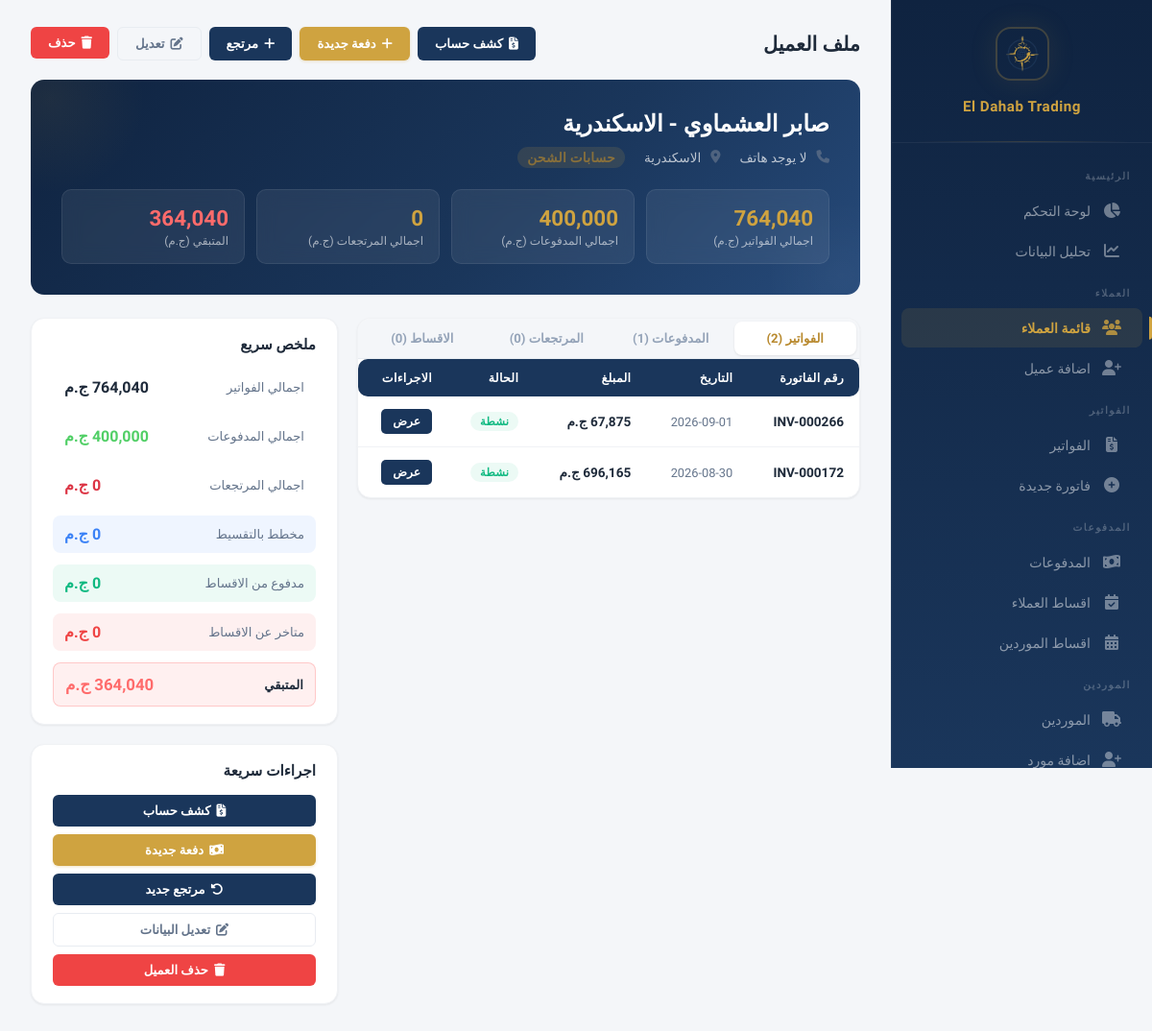
/customers/183 (signed in), run on the app's committed database.
### models.py (models this page shows, shortened)
class Customer(db.Model):
    __tablename__ = 'customers'
    id = db.Column(db.Integer, primary_key=True)
    name = db.Column(db.String(200), nullable=False)
    phone = db.Column(db.String(50))
    address = db.Column(db.Text)
    account_type = db.Column(db.String(50), nullable=False, default='sales')
    notes = db.Column(db.Text)
    created_at = db.Column(db.DateTime, default=datetime.utcnow)
    invoices = db.relationship('Invoice', backref='customer', lazy=True)
    payments = db.relationship('Payment', backref='customer', lazy=True)
    returns = db.relationship('Return', backref='customer', lazy=True)
    installment_plans = db.relationship('InstallmentPlan', backref='customer', lazy=True)
    def total_invoiced(self):
        return sum((inv.total or 0) - (inv.discount or 0) for inv in self.invoices if not inv.is_returned)
    def total_paid(self):
        sum_payments = sum(p.amount for p in self.payments)
        sum_inst = sum(ip.amount for ip in InstallmentPayment.query.filter(
            InstallmentPayment.plan_id.in_([pl.id for pl in self.installment_plans])
        ).all())
        sum_inv_paid = sum(
            (inv.paid_amount or 0)
            for inv in self.invoices
            if not inv.is_returned and not inv.payments
        )
        return sum_payments + sum_inst + sum_inv_paid
    def total_returns(self):
        return sum(r.total_amount for r in self.returns)
    def balance(self):
        return self.total_invoiced() - self.total_paid() - self.total_returns()
    def total_installment_plan_amount(self):
        return sum(plan.total_amount for plan in self.installment_plans)
    def total_installment_paid(self):
        return sum(p.amount for plan in self.installment_plans for p in plan.payments)
    def total_installment_overdue(self):
        from datetime import date as dt_date
        today = dt_date.today()
        total = 0
        for plan in self.installment_plans:
            for inst in plan.installments:
                if inst.status == 'pending' and inst.due_date and inst.due_date < today:
                    total += inst.amount
        return total

class Invoice(db.Model):
    __tablename__ = 'invoices'
    id = db.Column(db.Integer, primary_key=True)
    invoice_number = db.Column(db.String(50), unique=True, nullable=False)
    customer_id = db.Column(db.Integer, db.ForeignKey('customers.id'), nullable=False)
    shipping_company = db.Column(db.String(200))
    total = db.Column(db.Float, default=0)
    discount = db.Column(db.Float, default=0)
    payment_type = db.Column(db.String(20), default='cash')
    paid_amount = db.Column(db.Float, default=0)
    remaining = db.Column(db.Float, default=0)
    date = db.Column(db.DateTime, default=datetime.utcnow)
    is_returned = db.Column(db.Boolean, default=False)
    show_balance = db.Column(db.Boolean, default=False)
    payment_method = db.Column(db.String(20), default='cash')
    receipt_image = db.Column(db.String(200))
    created_by = db.Column(db.Integer, db.ForeignKey('users.id'))
    creator = db.relationship('User', foreign_keys=[created_by])
    modified_by = db.Column(db.Integer, db.ForeignKey('users.id'))
    modifier = db.relationship('User', foreign_keys=[modified_by])
    previous_due = db.Column(db.Float, default=0)
    balance_after = db.Column(db.Float, default=0)
    notes = db.Column(db.Text)
    items = db.relationship('InvoiceItem', backref='invoice', lazy=True, cascade='all, delete-orphan')
    returns = db.relationship('Return', backref='invoice', lazy=True)
    payments = db.relationship('Payment', backref='invoice', lazy=True)

class Payment(db.Model):
    __tablename__ = 'payments'
    id = db.Column(db.Integer, primary_key=True)
    customer_id = db.Column(db.Integer, db.ForeignKey('customers.id'), nullable=False)
    amount = db.Column(db.Float, nullable=False)
    date = db.Column(db.DateTime, default=datetime.utcnow)
    invoice_id = db.Column(db.Integer, db.ForeignKey('invoices.id'), nullable=True)
    notes = db.Column(db.Text)
    next_payment_date = db.Column(db.Date, nullable=True)
    next_payment_amount = db.Column(db.Float, nullable=True)
    payment_method = db.Column(db.String(20), default='cash')
    receipt_image = db.Column(db.String(200))
    created_by = db.Column(db.Integer, db.ForeignKey('users.id'))
    creator = db.relationship('User', foreign_keys=[created_by])

### app.py (the view)
@app.route('/customers/<int:customer_id>')
@login_required
def customer_profile(customer_id):
    c = Customer.query.get_or_404(customer_id)
    invoices = Invoice.query.filter_by(customer_id=c.id).order_by(Invoice.date.desc()).all()
    payments = Payment.query.filter_by(customer_id=c.id).order_by(Payment.date.desc()).all()
    returns = Return.query.filter_by(customer_id=c.id).order_by(Return.date.desc()).all()
    installment_plans = InstallmentPlan.query.filter_by(customer_id=c.id).order_by(InstallmentPlan.date.desc()).all()
    return render_template('customer_profile.html', customer=c,
        invoices=invoices, payments=payments, returns=returns,
        installment_plans=installment_plans, ACCOUNT_TYPES=ACCOUNT_TYPES,
        PAYMENT_TYPES=PAYMENT_TYPES)

### app.py (called while the page is built, shortened)
@app.context_processor
def inject_payment_methods():
    return {'PAYMENT_METHODS': PAYMENT_METHODS, 'parse_images': parse_images}

@app.before_request
def check_session_expiry():
    if 'user_id' in session and session.get('expires_at'):
        if datetime.utcnow().timestamp() > session['expires_at']:
            session.clear()
            flash('انتهت الجلسة، يرجى تسجيل الدخول مرة اخرى', 'warning')
            return redirect(url_for('login'))

@app.context_processor
def inject_user():
    if not hasattr(g, 'current_user'):
        g.current_user = db.session.get(User, session['user_id']) if 'user_id' in session else None
    return dict(current_user=g.current_user)

def parse_images(value):
    if not value:
        return []

### models.py (called while the page is built)
    def has_permission(self, page):
        if self.is_admin:
            return True
        return any(p.page == page for p in self.permissions)

### templates/customer_profile.html (shortened to what this page needs)
{% extends "base.html" %}
{% block content %}
<div style="display:flex;justify-content:space-between;align-items:center;margin-bottom:20px;flex-wrap:wrap;gap:10px;">
    <h1 style="font-size:1.3rem;font-weight:700;color:var(--text);">ملف العميل</h1>
    <div style="display:flex;gap:8px;flex-wrap:wrap;">
        <a href="{{ url_for('customer_statement', customer_id=customer.id) }}" class="btn btn-navy"><i class="fas fa-file-invoice-dollar"></i> كشف حساب</a>
        <a href="{{ url_for('payment_add', customer_id=customer.id) }}" class="btn btn-gold"><i class="fas fa-plus"></i> دفعة جديدة</a>
        <a href="{{ url_for('return_add', customer_id=customer.id) }}" class="btn btn-navy"><i class="fas fa-plus"></i> مرتجع</a>
        <a href="{{ url_for('customer_edit', customer_id=customer.id) }}" class="btn btn-outline"><i class="fas fa-edit"></i> تعديل</a>
        <form method="POST" action="{{ url_for('customer_delete', customer_id=customer.id) }}" style="display:inline;" onsubmit="return confirm('هل انت متاكد من حذف هذا العميل؟');">
            <button type="submit" class="btn btn-danger"><i class="fas fa-trash"></i> حذف</button>
        </form>
    </div>
</div>
<div class="profile-header">
    <h2>{{ customer.name }}</h2>
    <div class="profile-meta">
        <span><i class="fas fa-phone" style="color:var(--text-secondary);margin-left:4px;"></i> {{ customer.phone or 'لا يوجد هاتف' }}</span>
        <span><i class="fas fa-map-marker-alt" style="color:var(--text-secondary);margin-left:4px;"></i> {{ customer.address or '' }}</span>
        <span class="badge badge-gold" style="background:rgba(207,163,64,0.2);">{{ ACCOUNT_TYPES.get(customer.account_type, customer.account_type) }}</span>
    </div>
    <div class="profile-balance">
        <div class="balance-item">
            <div class="balance-value">{{ "{:,.0f}".format(customer.total_invoiced() or 0) }}</div>
            <div class="balance-label">اجمالي الفواتير (ج.م)</div>
        </div>
        <div class="balance-item">
            <div class="balance-value">{{ "{:,.0f}".format(customer.total_paid() or 0) }}</div>
            <div class="balance-label">اجمالي المدفوعات (ج.م)</div>
        </div>
        <div class="balance-item">
            <div class="balance-value">{{ "{:,.0f}".format(customer.total_returns() or 0) }}</div>
            <div class="balance-label">اجمالي المرتجعات (ج.م)</div>
        </div>
        <div class="balance-item">
            <div class="balance-value" style="color:{{ '#ff6b6b' if customer.balance() > 0 else '#51cf66' }}">{{ "{:,.0f}".format(customer.balance() or 0) }}</div>
            <div class="balance-label">المتبقي (ج.م)</div>
        </div>
    </div>
</div>
<div class="two-col" style="margin-top:24px;">
    <div>
        <div class="data-card">
            <div class="data-card-body" style="padding:0;">
                <div class="tabs" style="margin:0;border-radius:0;border-bottom:1px solid var(--border);">
                    <button class="tab-btn active" onclick="switchTab(this, 'invoices')" style="flex:1;">الفواتير ({{ invoices|length }})</button>
                    <button class="tab-btn" onclick="switchTab(this, 'payments')" style="flex:1;">المدفوعات ({{ payments|length }})</button>
                    <button class="tab-btn" onclick="switchTab(this, 'returns')" style="flex:1;">المرتجعات ({{ returns|length }})</button>
                    <button class="tab-btn" onclick="switchTab(this, 'installments')" style="flex:1;">الاقساط ({{ installment_plans|length }})</button>
                </div>
                <div id="tab-invoices" class="tab-content" style="display:block;">
                    <table>
                        <thead>
                            <tr>
                                <th>رقم الفاتورة</th>
                                <th>التاريخ</th>
                                <th>المبلغ</th>
                                <th>الحالة</th>
                                <th>الاجراءات</th>
                            </tr>
                        </thead>
                        <tbody>
                            {% for inv in invoices %}
                            <tr>
                                <td style="font-weight:600;">{{ inv.invoice_number }}</td>
                                <td style="font-size:0.8rem;color:var(--text-secondary);">{{ inv.date.strftime('%Y-%m-%d') }}</td>
                                <td style="font-weight:700;">{{ "{:,.0f}".format(inv.total or 0) }} ج.م</td>
                                <td>
                                    {% if inv.is_returned %}
                                    <span class="badge badge-danger">مرتجعة</span>
                                    {% else %}
                                    <span class="badge badge-success">نشطة</span>
                                    {% endif %}
                                </td>
                                <td>
                                    <a href="{{ url_for('invoice_view', invoice_id=inv.id) }}" class="btn btn-sm btn-navy">عرض</a>
                                </td>
                            </tr>
                            {% endfor %}
                        </tbody>
                    </table>
                </div>
            </div>
        </div>
    </div>
    <div>
        <div class="data-card">
            <div class="data-card-body">
                <h3 style="margin:0 0 16px;font-size:0.95rem;font-weight:700;color:var(--text);">ملخص سريع</h3>
                <div style="display:flex;flex-direction:column;gap:12px;">
                    <div style="display:flex;justify-content:space-between;align-items:center;padding:10px 12px;background:var(--bg-secondary);border-radius:8px;">
                        <span style="font-size:0.82rem;color:var(--text-secondary);">اجمالي الفواتير</span>
                        <span style="font-weight:700;color:var(--text);">{{ "{:,.0f}".format(customer.total_invoiced() or 0) }} ج.م</span>
                    </div>
                    <div style="display:flex;justify-content:space-between;align-items:center;padding:10px 12px;background:var(--bg-secondary);border-radius:8px;">
                        <span style="font-size:0.82rem;color:var(--text-secondary);">اجمالي المدفوعات</span>
                        <span style="font-weight:700;color:#51cf66;">{{ "{:,.0f}".format(customer.total_paid() or 0) }} ج.م</span>
                    </div>
                    <div style="display:flex;justify-content:space-between;align-items:center;padding:10px 12px;background:var(--bg-secondary);border-radius:8px;">
                        <span style="font-size:0.82rem;color:var(--text-secondary);">اجمالي المرتجعات</span>
                        <span style="font-weight:700;color:#dc3545;">{{ "{:,.0f}".format(customer.total_returns() or 0) }} ج.م</span>
                    </div>
                    <div style="display:flex;justify-content:space-between;align-items:center;padding:10px 12px;background:rgba(59,130,246,0.08);border-radius:8px;">
                        <span style="font-size:0.82rem;color:var(--text-secondary);">مخطط بالتقسيط</span>
                        <span style="font-weight:700;color:var(--info);">{{ "{:,.0f}".format(customer.total_installment_plan_amount() or 0) }} ج.م</span>
                    </div>
                    <div style="display:flex;justify-content:space-between;align-items:center;padding:10px 12px;background:rgba(16,185,129,0.08);border-radius:8px;">
                        <span style="font-size:0.82rem;color:var(--text-secondary);">مدفوع من الاقساط</span>
                        <span style="font-weight:700;color:var(--success);">{{ "{:,.0f}".format(customer.total_installment_paid() or 0) }} ج.م</span>
                    </div>
                    <div style="display:flex;justify-content:space-between;align-items:center;padding:10px 12px;background:rgba(239,68,68,0.08);border-radius:8px;">
                        <span style="font-size:0.82rem;color:var(--text-secondary);">متاخر عن الاقساط</span>
                        <span style="font-weight:700;color:var(--danger);">{{ "{:,.0f}".format(customer.total_installment_overdue() or 0) }} ج.م</span>
                    </div>
                    <div style="display:flex;justify-content:space-between;align-items:center;padding:12px 12px;background:{{ 'rgba(255,107,107,0.1)' if customer.balance() > 0 else 'rgba(81,207,102,0.1)' }};border-radius:8px;border:1px solid {{ 'rgba(255,107,107,0.3)' if customer.balance() > 0 else 'rgba(81,207,102,0.3)' }};">
                        <span style="font-size:0.82rem;font-weight:600;">المتبقي</span>
                        <span style="font-weight:800;font-size:1.05rem;color:{{ '#ff6b6b' if customer.balance() > 0 else '#51cf66' }}">{{ "{:,.0f}".format(customer.balance() or 0) }} ج.م</span>
                    </div>
                </div>
            </div>
        </div>
        <div class="data-card" style="margin-top:16px;">
            <div class="data-card-body">
                <h3 style="margin:0 0 16px;font-size:0.95rem;font-weight:700;color:var(--text);">اجراءات سريعة</h3>
                <div style="display:flex;flex-direction:column;gap:8px;">
                    <a href="{{ url_for('customer_statement', customer_id=customer.id) }}" class="btn btn-navy" style="width:100%;justify-content:center;"><i class="fas fa-file-invoice-dollar"></i> كشف حساب</a>
                    <a href="{{ url_for('payment_add', customer_id=customer.id) }}" class="btn btn-gold" style="width:100%;justify-content:center;"><i class="fas fa-money-bill-wave"></i> دفعة جديدة</a>
                    <a href="{{ url_for('return_add', customer_id=customer.id) }}" class="btn btn-navy" style="width:100%;justify-content:center;"><i class="fas fa-undo-alt"></i> مرتجع جديد</a>
                    <a href="{{ url_for('customer_edit', customer_id=customer.id) }}" class="btn btn-outline" style="width:100%;justify-content:center;"><i class="fas fa-edit"></i> تعديل البيانات</a>
                    <form method="POST" action="{{ url_for('customer_delete', customer_id=customer.id) }}" style="display:inline;" onsubmit="return confirm('هل انت متاكد من حذف هذا العميل؟');">
                        <button type="submit" class="btn btn-danger" style="width:100%;justify-content:center;"><i class="fas fa-trash"></i> حذف العميل</button>
                    </form>
                </div>
            </div>
        </div>
    </div>
</div>
{% endblock %}

### data on the page
Customer: name "صابر العشماوي - الاسكندرية", phone "لا يوجد هاتف", address "الاسكندرية", get "حسابات الشحن"
Invoice: is_returned+total+discount "764,040", is_returned+total+discount "364,040", invoice_number "INV-000172", date "2026-08-30", total "696,165", shows "نشطة"
Payment: amount.paid_amount "400,000"
Invoice: invoice_number "INV-000266", date "2026-09-01", total "67,875", shows "نشطة"

### other printed values
{{ "{:,.0f}".format(customer.total_returns() or 0) }} "0"
{{ invoices|length }} "2"
{{ payments|length }} "1"
{{ returns|length }} "0"
{{ installment_plans|length }} "0"
{{ "{:,.0f}".format(customer.total_installment_plan_amount() or 0) }} "0"
{{ "{:,.0f}".format(customer.total_installment_paid() or 0) }} "0"
{{ "{:,.0f}".format(customer.total_installment_overdue() or 0) }} "0"
